Frame 1 (no input): blank canvas, image omitted
Frame 60 (no input): blank canvas, image omitted
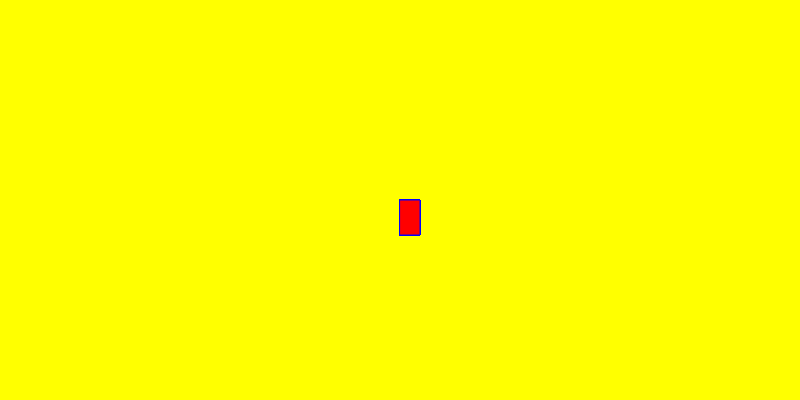
Frame 120 (the mouse pressed at the canvas centre since frame 60)

The p5.js sketch whose frames 1 and 60 were blank and that drew this single picture after the mouse press (run headless with seeded random() and noise() and a simulated clock; from frame 60 on, the mouse is pressed at the canvas centre):

// p5.js sketch
// ── sketch.js
function setup() {
  createCanvas(800, 400);
  background("yellow");
}

function draw() {
  fill("red");
  stroke("blue");

  //console.log(mouseIsPressed);

  if (mouseIsPressed) {
    rect(mouseX, mouseY, 20, 35);
  }
}
